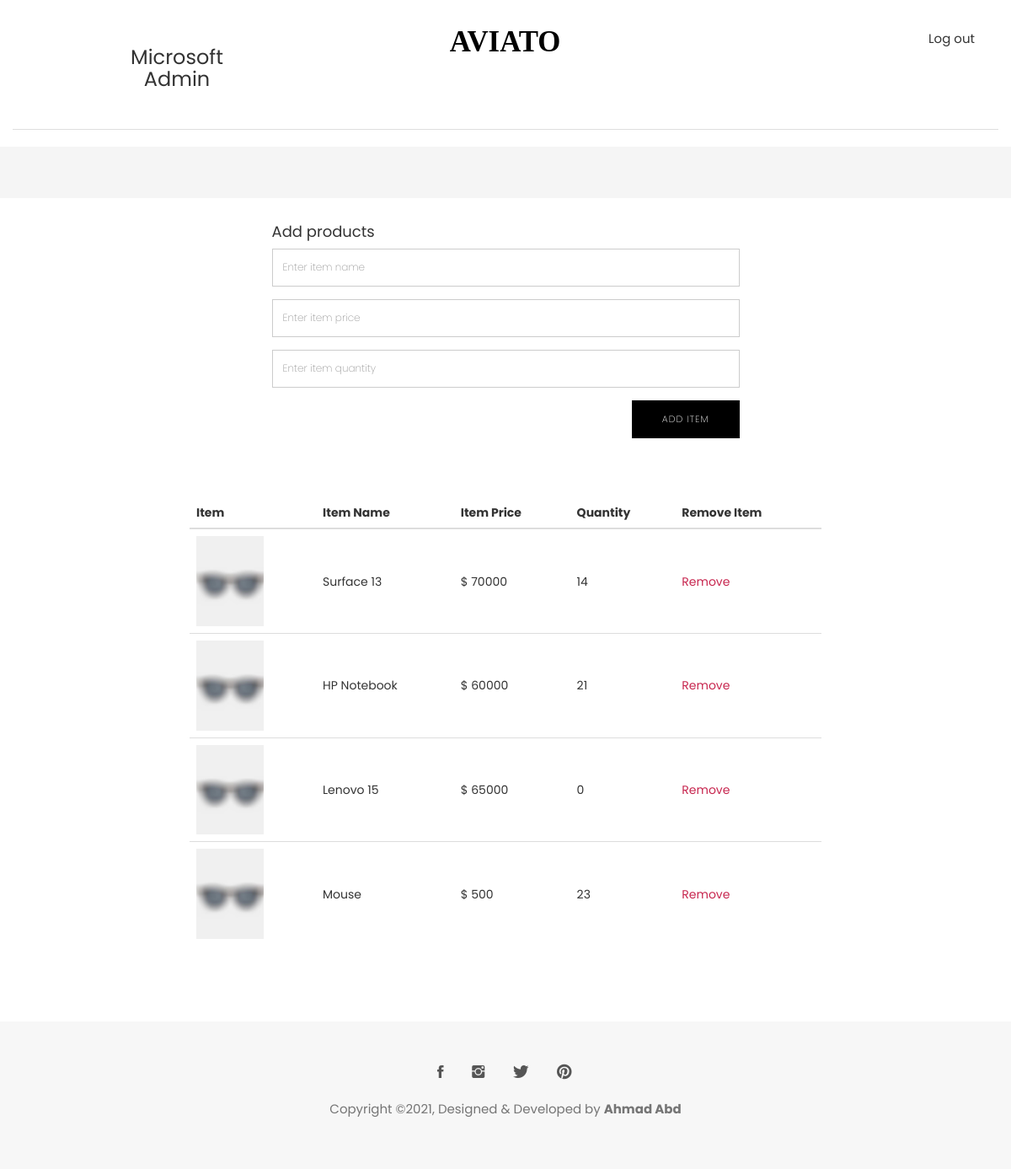
The app's page /admin.php (signed in) with its own data.
### tables this page shows
CREATE TABLE `products` (
  `id` int(11) NOT NULL,
  `name` varchar(250) NOT NULL,
  `price` int(11) NOT NULL,
  `quantity` int(11) NOT NULL,
  `store_id` int(11) NOT NULL
);

### admin.php (the view, shortened to what this page needs)
<?php
	include "./php/connection.php";
	$store_name = $_SESSION['store_name'];
?>
<!DOCTYPE html>
<html lang="en">
<head>
</head>
<body id="body">
<section class="top-header">
	<div class="container">
		<div class="row">
			<div class="col-md-4 col-xs-12 col-sm-4">
				<div class="contact-number">
					<h3 class="text-center">
					<?php
						echo $_SESSION['store_name'];
					?>
					<br> Admin
					</h3>
				</div>
			</div>
			<div class="col-md-4 col-xs-12 col-sm-4">
				<div class="logo text-center">
					<a href="index.html">
						<svg width="135px" height="29px" viewBox="0 0 155 29" version="1.1" xmlns="http://www.w3.org/2000/svg"
							xmlns:xlink="http://www.w3.org/1999/xlink">
							<g id="Page-1" stroke="none" stroke-width="1" fill="none" fill-rule="evenodd" font-size="40"
								font-family="AustinBold, Austin" font-weight="bold">
								<g id="Group" transform="translate(-108.000000, -297.000000)" fill="#000000">
									<text id="AVIATO">
										<tspan x="108.94" y="325">AVIATO</tspan>
									</text>
								</g>
							</g>
						</svg>
					</a>
				</div>
			</div>
			<div class="col-md-4 col-xs-12 col-sm-4">
			<ul class="top-menu text-right list-inline">
					<li class="dropdown cart-nav dropdown-slide">
						<a href="login.php"></i>Log out</a>
					</li>
				</ul>
			</div>
		</div>
	</div>
</section>
<section class="page-header">
	<div class="container">
		<div class="row">
			<div class="col-md-12">
			</div>
		</div>
	</div>
</section>
<section>
  <div class="container">
    <div class="row">
      <div class="col-md-6 col-md-offset-3">
        <div class="block text-center">
          <form class="text-left clearfix" action="./php/add_products.php" method="POST">
			<h4>Add products</h4>
		  	<div class="form-group">
              <input type="text" class="form-control"  placeholder="Enter item name" name="name" required>
            </div>
			<div class="form-group">
              <input type="text" class="form-control"  placeholder="Enter item price" name="price" required>
            </div>
			<div class="form-group">
              <input type="text" class="form-control"  placeholder="Enter item quantity" name="quantity" required>
            </div>
            <div class="text-right">
              <button type="submit" class="btn btn-main" >Add item</button>
            </div>
          </form>
        </div>
      </div>
    </div>
  </div>
</section>
<div class="page-wrapper">
  <div class="cart shopping">
    <div class="container">
      <div class="row">
        <div class="col-md-8 col-md-offset-2">
          <div class="block">
            <div class="product-list">
              <form method="post">
                <table class="table">
                  <thead>
                    <tr>
                      <th>Item</th>
                      <th>Item Name</th>
                      <th>Item Price</th>
					  <th>Quantity</th>
					  <th>Remove Item</th>
                    </tr>
                  </thead>
                  <tbody>
					<?php
						$sql2 = "SELECT * FROM stores where store_name = '$store_name'";
						$result = mysqli_query($connection, $sql2);
						$row = mysqli_fetch_assoc($result);
						$id = $row['id'];
						$sql = "SELECT * FROM products where store_id = '$id'";
						$products = mysqli_query($connection, $sql);
						if (mysqli_num_rows($products) > 0) {
							while($product = mysqli_fetch_array($products)) {
					?>
					<tr>
						<td class="">
							<div class="product-info">
							<img width="80" src="images/shop/cart/cart-1.jpg" alt="" />
							</div>
						</td>
						<td>
						<?php echo $product['name'] ?>
						</td>
						<td>
						<?php echo "$ " . $product['price'] ?>
						</td>
						<td>
						<?php echo $product['quantity'] ?>
						</td>
						<td>
                        	<a href="remove_product.php?name=<?php echo $product["name"]?>" class="product-remove">Remove</a>
                      </td>
					</tr>
					<?php
						}
					}
					?>
                  </tbody>
                </table>
              </form>
            </div>
          </div>
        </div>
      </div>
    </div>
  </div>
</div>
  </body>
  </html>

### css/style.css (style rules this page uses)
body { line-height: 1.5; font-family: "Poppins", sans-serif; -webkit-font-smoothing: antialiased; }
p { font-family: "Poppins", sans-serif; color: #757575; font-size: 15px; }
h1, h2, h3, h4, h5, h6 { font-family: "Poppins", sans-serif; }
h1, h2, h3, h4, h5, h6 { font-weight: 400; }
ol, ul { margin: 0; padding: 0; list-style: none; }
a, a:focus, a:hover { text-decoration: none; outline: 0; color: #000; }
input[type="email"], input[type="password"], input[type="text"], input[type="tel"], #select { border-radius: 0; box-shadow: none; height: 45px; outline: none; font-weight: 200; font-size: 12px; }
.form-control { box-shadow: none; border-radius: 0; }
.btn-main, .btn-solid-border, .btn-transparent, .btn-small { background: #000; color: #fff; display: inline-block; font-size: 11px; letter-spacing: 1px; padding: 14px 35px; text-transform: uppercase; font-weight: 200; border-radius: 0; }
.section { padding: 80px 0; }
.page-header { background: #f5f5f5; margin-top: 20px; border-bottom: none; padding: 30px 0; }
.page-wrapper { padding: 70px 0; }
.dropdown-slide { position: static; }
.top-header .container { padding-top: 35px; padding-bottom: 35px; border-bottom: 1px solid #dedede; }
.top-header .contact-number { font-size: 12px; color: #333; }
.top-header .top-menu > li > a { color: #333; font-size: 15px; padding: 0 8px; }
.top-header .logo a { display: inline-block; }
.shopping.cart .product-list .table > tbody > tr > td { vertical-align: middle; }
.shopping.cart .product-list .product-remove { color: #c7254e; }
.footer { background: #F7F7F7; padding: 50px 0; }
.footer .copyright-text { margin-top: 20px; }
.social-media li { display: inline-block; margin: 0 5px; }
.social-media li a { padding: 8px 10px; }
.social-media li a i { font-size: 20px; color: #555; }

### records on screen
products: name "Surface 13", price "70000", quantity "14"
products: name "HP Notebook", price "60000", quantity "21"
products: name "Lenovo 15", price "65000", quantity "0"
products: name "Mouse", price "500", quantity "23"

### other values on screen
$_SESSION['store_name'] "Microsoft"
